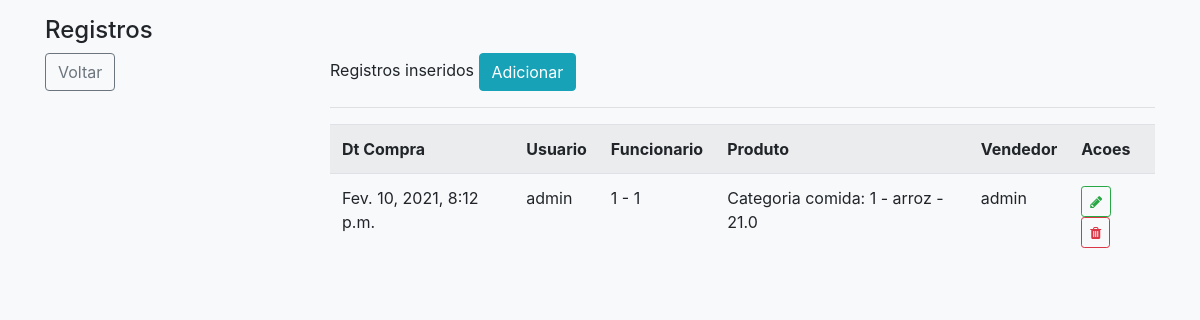
Page /registros/venda/ (signed in) on the committed database.
### cadastros/models.py (models this page shows, shortened)
class Venda(models.Model):
    cod_venda = models.AutoField(primary_key=True)
    dt_hr_compra = models.DateTimeField()
    usuario = models.ForeignKey(Usuario, on_delete=models.PROTECT)
    funcionario = models.ForeignKey(Funcionario, on_delete=models.PROTECT)
    produto = models.ForeignKey(Produto, on_delete=models.PROTECT)
    usuario = models.ForeignKey(User, on_delete=models.PROTECT)

class Funcionario(models.Model):
    cod_funcionario = models.AutoField(primary_key=True)
    nome = models.CharField(max_length=50, verbose_name='Nome do Usuario')
    cpf = models.CharField(max_length=11, verbose_name='CPF do Usuario')
    dt_nascimento = models.CharField(max_length=11, verbose_name='Data de nascimento')
    email = models.CharField(max_length=50, verbose_name='Email do Usuario')
    senha = models.CharField(max_length=150, verbose_name='Senha')
    salario = models.FloatField(max_length=1000, verbose_name='Salario')
    dt_hr_admicao = models.DateTimeField()
    dt_hr_demicao = models.DateTimeField()
    tipo = models.ForeignKey(Tipo, on_delete=models.PROTECT)
    def __str__(self):
        return str(self.cod_funcionario) + " - " + self.nome

class Produto(models.Model):
    cod_produto = models.AutoField(primary_key=True)
    nome = models.CharField(max_length=50, verbose_name='Nome do Produto')
    valor = models.FloatField(max_length=1000, verbose_name='Valor do Produto')
    categoria = models.ForeignKey(Categoria, on_delete=models.PROTECT)
    def __str__(self):
        return "Categoria " + self.categoria.nome + ": " + str(self.cod_produto) + " - " + self.nome + " - " + str(self.valor)

class Categoria(models.Model):
    cod_categoria = models.AutoField(primary_key=True)
    nome = models.CharField(max_length=50, verbose_name='Nome da categoria')

### cadastros/views.py (the view)
# urls.py: path('registros/venda/', VendaList.as_view(), name='registros-venda'),
class VendaList(ListView):
	model = Venda
	template_name = 'cadastros/registros/venda.html'
	def get_queryset(self):
		self.object_list = Venda.objects.filter(usuario=self.request.user)
		return self.object_list

### cadastros/templates/cadastros/registros/venda.html (shortened to what this page needs)
{% extends 'paginas/padrao.html' %}
{% load static %}
    {% block menu %}
    <h4 class="white">Registros</h4>
    {% endblock %}
        {% block lateral %}
        <a href="/"><button type="button" class="btn btn-outline-secondary">Voltar</button></a>
        {% endblock %}
        {% block conteudo%}
        <p>Registros inseridos <a href="{% url 'cadastrar-venda' %}"><button type="button" class="btn btn-info">Adicionar</button></a><p></p></p>
        <hr>
        <div class="table-responsive">
            <table class="table table-striped">
                <tr>
                    <th>Dt Compra</th>
                    <th>Usuario</th>
                    <th>Funcionario</th>
                    <th>Produto</th>
                    <th>Vendedor</th>
                    <th>Acoes</th>
                </tr>
                {% for venda in object_list %}
                <tr>
                    <td>{{ venda.dt_hr_compra }}</td>
                    <td>{{ venda.usuario }}</td>
                    <td>{{ venda.funcionario }}</td>
                    <td>{{ venda.produto }}</td>
                    <td>{{ venda.usuario }}</td>
                    <td>
                        <a href="{% url 'editar-venda' venda.pk %}" class="btn btn-outline-success btn-sm" title="Editar"><i class="fa fa-pencil " aria-hidden="true"></i></a>
                        <a href="{% url 'excluir-venda' venda.pk %}" class="btn btn-outline-danger btn-sm" title="Excluir"><i class="fa fa-trash" aria-hidden="true"></i></a>
                    </td>
                </tr>
                {% empty %}
                <tr>
                    <td colspan="5" align="center">Nenhum registro encontrado</td>
                </tr>
                {% endfor %}
            </table>
        </div>
       {% endblock%}

### rows in the picture
Venda: dt_hr_compra "Fev. 10, 2021, 8:12 p.m.", usuario "admin", funcionario "1 - 1", produto "Categoria comida: 1 - arroz - 21.0"
